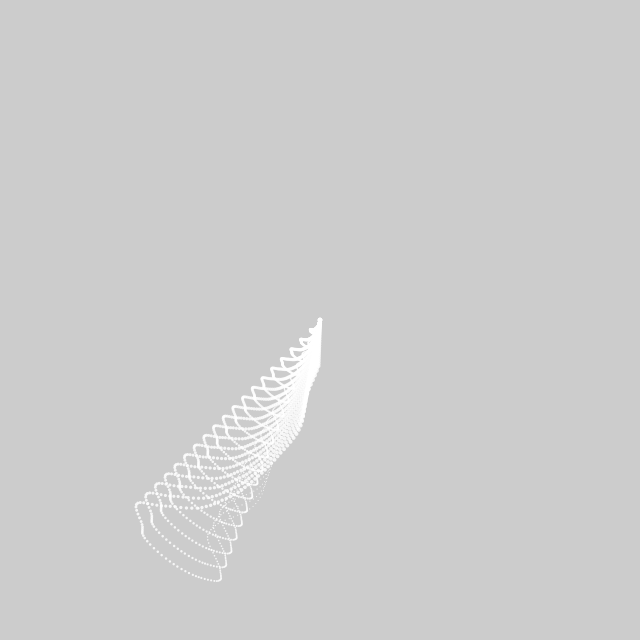
Frame 1 (no input)
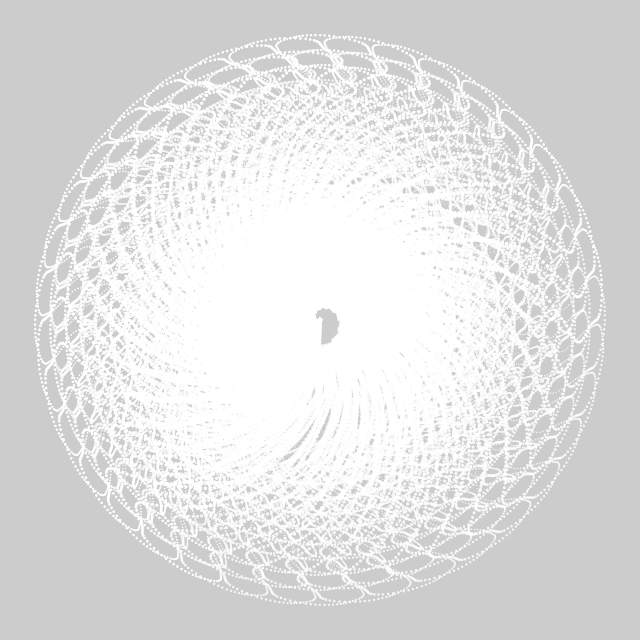
Frame 60 (the mouse pressed at the canvas centre just before this capture)
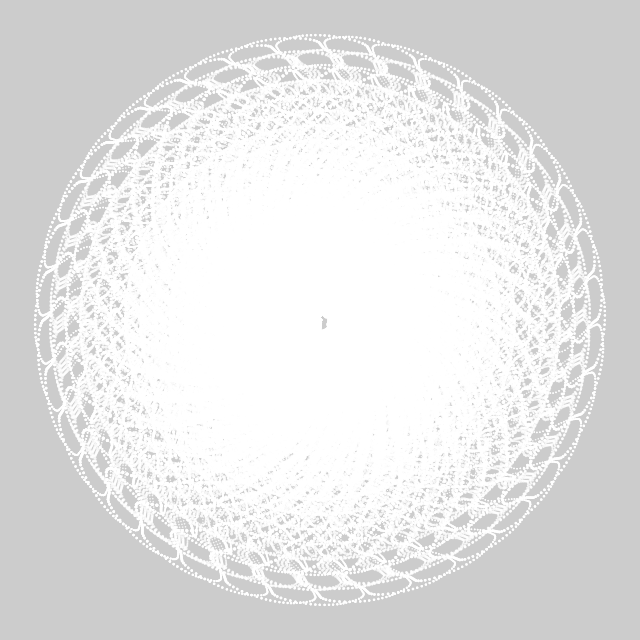
Frame 120 (the mouse held since frame 60 and released just before this capture)

The Processing sketch that drew these frames (run headless with seeded random() and noise(); from frame 60 on, the mouse is pressed at the canvas centre):

// Processing sketch: day049
// ── day049.pde
float r, f, g;
void setup() {
  size(640, 640);
  noStroke();
  fill(-1, 210);
}
void draw() {
  clear();
  translate(320, 320);
  for (f=0; f<300; f+=15) {
    rotate(r);
    for (g=0; g<3; g+=PI/180) {
      push();
      rotate(noise(g));
      circle(f*sq(cos(g))/25, f*sin(g), g*1.5);
      pop();
    }
  }
  r+=PI/360;
}
